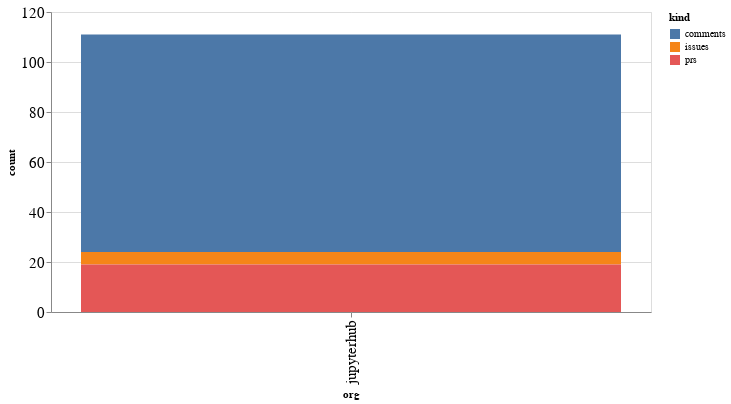

Notebook code for this chart:
### Code cell
alt.Chart(org_summaries, width=600).mark_bar().encode(
    x='org',
    y='count',
    color='kind',
    tooltip="org"
)

### Figure 1 — Vega-Lite specification as saved in the notebook (floating-point values rounded to 4 significant figures)
{"config": {"axisLeft": {"labelFontSize": 15}, "axisBottom": {"labelFontSize": 15}}, "data": {"name": "data-ca5dfe3c1dcd29e59d0d9d6a63f1df95"}, "mark": "bar", "encoding": {"color": {"type": "nominal", "field": "kind"}, "tooltip": {"type": "nominal", "field": "org"}, "x": {"type": "nominal", "field": "org"}, "y": {"type": "quantitative", "field": "count"}}, "width": 600, "$schema": "https://vega.github.io/schema/vega-lite/v4.8.1.json", "datasets": {"data-ca5dfe3c1dcd29e59d0d9d6a63f1df95": [{"org": "jupyterhub", "kind": "comments", "count": 87}, {"org": "jupyterhub", "kind": "issues", "count": 5}, {"org": "jupyterhub", "kind": "prs", "count": 19}]}}
